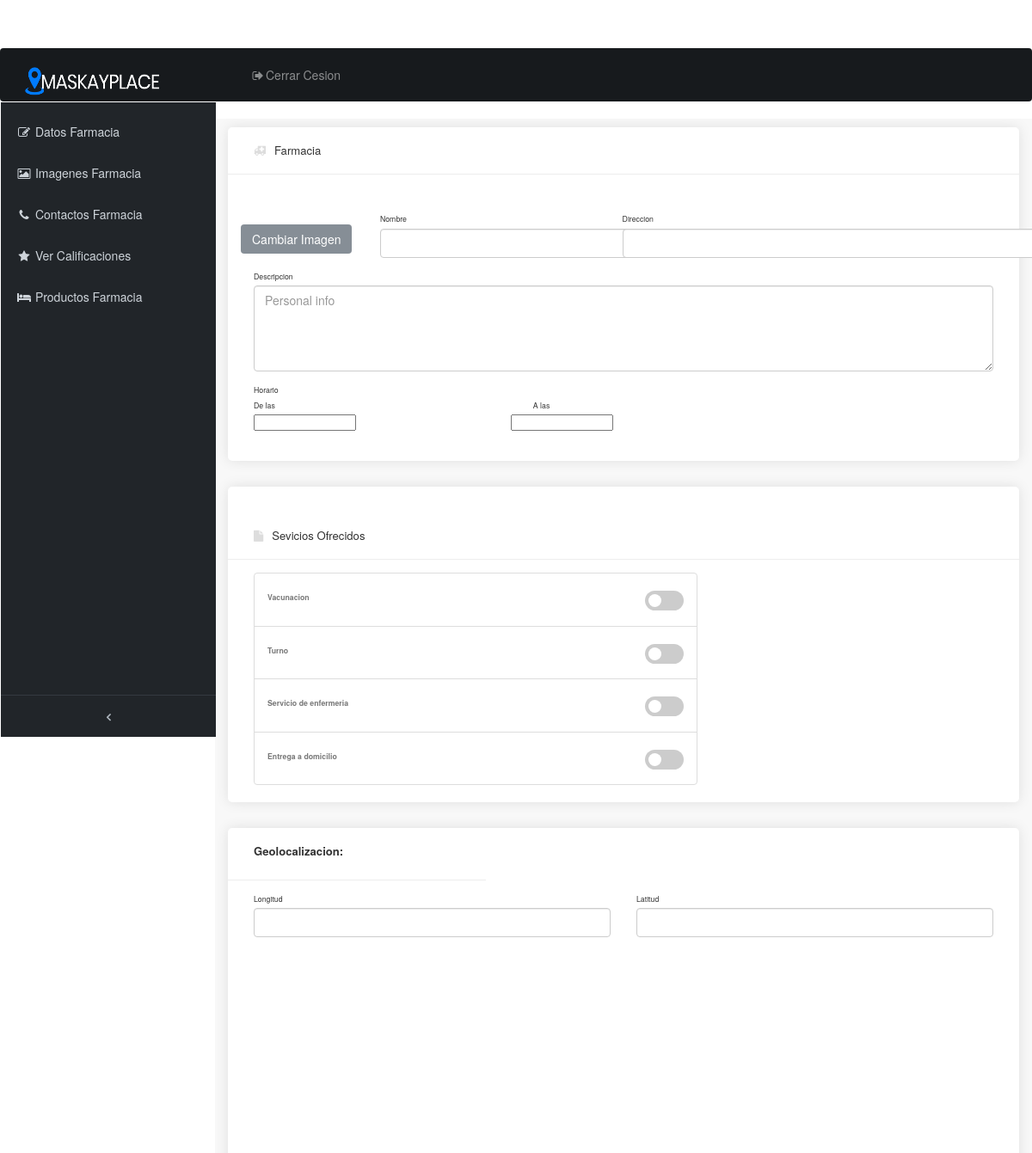
Page /Farmacia.php (upper part) on the earlier database version.
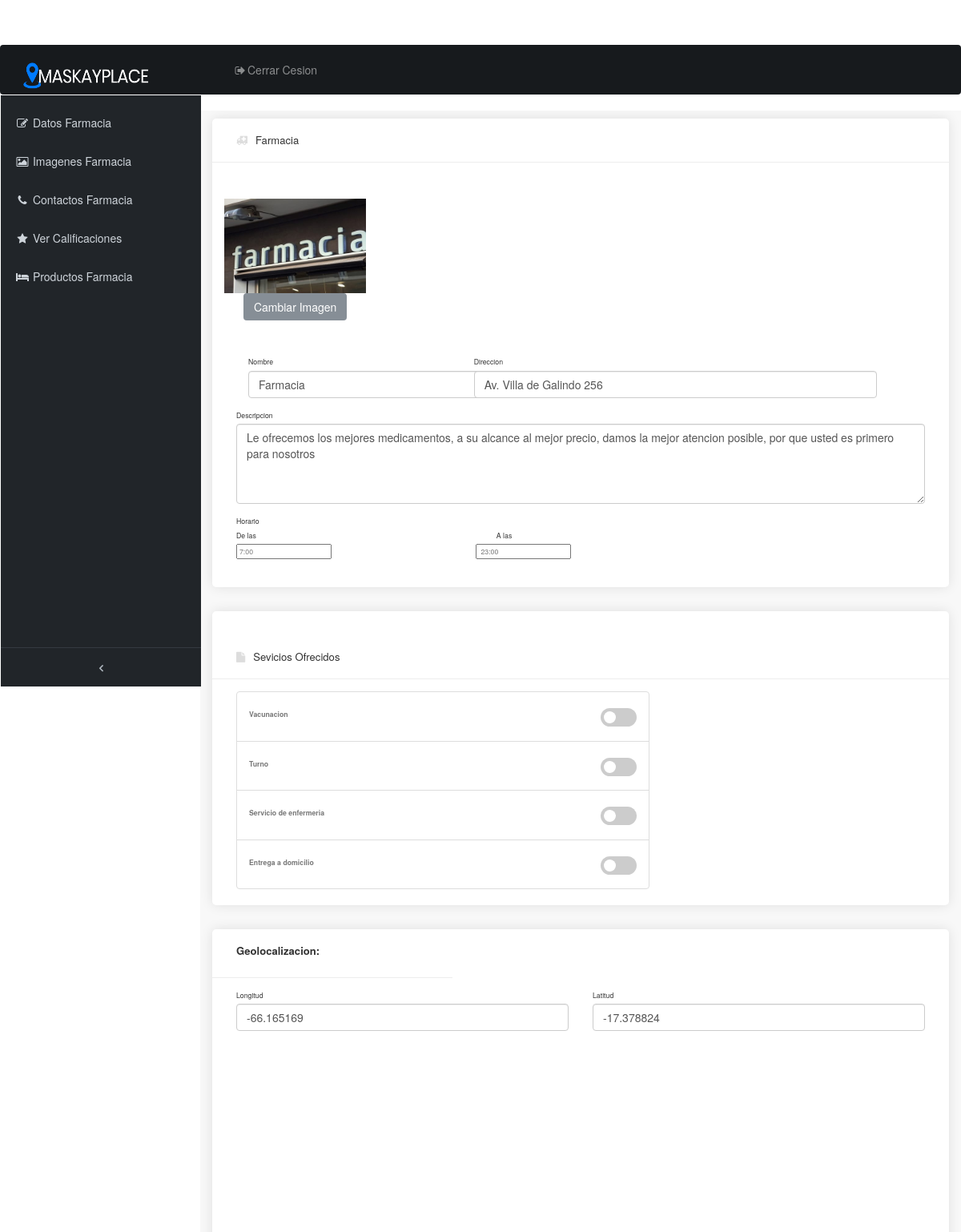
Same page on the later database version.
### tables this page shows
CREATE TABLE `lugar` (
  `id_lugar` int(11) NOT NULL,
  `nombre_lugar` varchar(55) NOT NULL,
  `direccion` varchar(100) NOT NULL,
  `longitud_gps` double NOT NULL,
  `latitud_gps` double NOT NULL,
  `usuario` int(11) NOT NULL,
  `descripcion` text NOT NULL,
  `logo` varchar(55) NOT NULL,
  `activo` tinyint(1) NOT NULL DEFAULT '0',
  `categoria` varchar(15) NOT NULL,
  `revisado` tinyint(1) NOT NULL DEFAULT '0',
  `encargado_rev` int(11) DEFAULT NULL,
  `observaciones` text,
  `estado` varchar(15) DEFAULT NULL
);

### helpers/class.Conexion.php (called while the page is built, shortened)
<?php
class Conexion extends MySqli
{
	public function recorrer($x) {
		return mysqli_fetch_array($x);
	}
}
?>

### Farmacia.php (the view, shortened to what the changed rows need)
<?php
    include('helpers/class.Conexion.php');
    $db = new Conexion();
    $db ->charset();
    $idlugar = $_SESSION["lugar"]["id_lugar"];
    $obtenerlugar = $db->query("SELECT nombre_lugar FROM lugar  WHERE id_lugar = $idlugar");
    if($db->rows($obtenerlugar)>0){
        $reslugar = $db->recorrer($obtenerlugar);
    }
    $obtenerdireccion = $db->query("SELECT direccion FROM lugar WHERE id_lugar = $idlugar");
    if($db->rows($obtenerdireccion) > 0) {
        $resdireccion = $db->recorrer($obtenerdireccion);
    }
    $obtenerdescripcion = $db->query("SELECT descripcion FROM lugar WHERE id_lugar = $idlugar");
    if($db->rows($obtenerdescripcion) > 0) {
        $resdescripcion = $db->recorrer($obtenerdescripcion);
    }
    $obtenerlongitud = $db->query("SELECT longitud_gps FROM lugar WHERE id_lugar = $idlugar ");
    if($db->rows($obtenerlongitud) > 0) {
        $reslongitud = $db->recorrer($obtenerlongitud);
    }
    $obtenerlatitud = $db->query("SELECT latitud_gps FROM lugar  WHERE id_lugar = $idlugar ");
    if($db->rows($obtenerlatitud) > 0) {
        $reslatitud = $db->recorrer($obtenerlatitud);
    }
    $obtenerhoraini = $db->query("SELECT SUBSTRING_INDEX (`horario`,'-',1) as horaini FROM farmacia WHERE lugar = $idlugar");
    if($db->rows($obtenerhoraini) > 0){
        $reshoraini = $db->recorrer($obtenerhoraini);
    }
    $obtenerhorafinal = $db->query("SELECT SUBSTRING_INDEX (`horario`,'-',-1) as horafinal FROM farmacia WHERE lugar = $idlugar");
    if($db->rows($obtenerhorafinal) > 0){
        $reshorafinal = $db->recorrer($obtenerhorafinal);
    }
    $obtenerLugar = $db->query("SELECT * FROM lugar WHERE id_lugar = $idlugar LIMIT 1");
    if($db->rows($obtenerLugar)>0){
        $resLugar = $db->recorrer($obtenerLugar);
    }
?>
<!DOCTYPE html>
<html lang="en">
<head>
    <link rel="stylesheet" href="assets/admin/vendor/bootstrap/css/bootstrap.min.css">
    <link rel="stylesheet" href="assets/admin/css/admin.css">
    <link rel="stylesheet" href="assets/admin/vendor/font-awesome/css/font-awesome.min.css" type="text/css">
    <link rel="stylesheet" href="assets/admin/vendor/datatables/dataTables.bootstrap4.css">
    <link rel="stylesheet" href="assets/admin/vendor/dropzone.css">
    <link rel="stylesheet" href="assets/admin/css/date_picker.css">
    <link rel="stylesheet" href="assets/admin/css/custom.css">
    <link rel="stylesheet" href="assets/admin/js/editor/summernote-bs4.css">
    <link rel="stylesheet" href="assets/admin/vendor/bootstrap/css/bootstrap.css">
    <link rel="stylesheet" href="assets/admin/css/estilo.css">
    <link rel="stylesheet" href="assets/admin/css/timepicki.css">
</head>
<body class="fixed-nav sticky-footer" id="page-top">
    <div class="content-wrapper">
        <div class="container-fluid">
            <div class="box_general padding_bottom">
                <div class="header_box version_2">
                   <h2><i class="fa fa-ambulance"></i>Farmacia</h2>
                </div>
                <div class="row">
                <center>
                <div class="row">
                    <div class="col-md-4" style="padding-top: 30px;">
                    <div class="form-group">
                        <form>
                        <img src="<?=$resLugar["logo"]?>" style="width: 100%;">
                        <button type="button" class="btn btn-secondary" data-toggle="modal" data-target="#ModificarImg">Cambiar Imagen</button>
                        </form>
                    </div>
                </div>
                </center>
                    <div class="col-md-8 add_top_30">
                        <div class="col-md-6">
                            <div class="form-group">
                                <label>Nombre</label>
                                <input type="text" class="form-control" style="width:200%" value="<?=$reslugar["nombre_lugar"]?>">
                            </div>
                        </div>
                        <div class="col-md-6">
                            <div class="form-group">
                            <label>Direccion</label>
                            <input type="text" class="form-control" style="width:200%" value="<?=$resdireccion["direccion"]?>">
                            </div>
                        </div>
                    </div>
                    <div class="col-md-12">
                        <div class="form-group">
                        <label>Descripcion</label>
                        <textarea style="height:100px;" class="form-control" placeholder="Personal info"><?=$resdescripcion["descripcion"]?></textarea>
                        </div>
                    </div>
                    <div class="col-md-12">
                        <div class="form-group">
                            <label>Horario</label><br>
                            <div class="input-group" style="width:800px">
                                <input id="timepicker1" type="text" name="timepicker1" style="margin-right: 180px" value="<?=$reshoraini["horaini"]?>"/>
                                <input id="timepicker2" type="text" name="timepicker2" style="margin-right: 180px" value="<?=$reshorafinal["horafinal"]?>"/>
                            </div>
                        </div>
                    </div>
                </div>
            </div>
             <div class="box_general padding_bottom">
                <div class="row">
                    <div class="col-md-12 add_top_30">
                        <div class="header_box version_2">
                            <h2><i class="fa fa-file"></i>Sevicios Ofrecidos</h2>
                        </div>
                    </div>
                </div>
            </div>
            <div class="box_general padding_bottom">
                <div class="header_box version_2" style="width:300px;">
                    <h2>
                        <label>Geolocalizacion:</label><br>
                    </h2>
                </div>
                <div class="row">
                    <div class="col-md-6">
                        <div class="form-group">
                        <label>Longitud</label>
                        <input type="text" class="form-control" value="<?=$reslongitud["longitud_gps"]?>" id="longitud" required="">
                        </div>
                    </div>
                    <div class="col-md-6">
                        <div class="form-group">
                        <label>Latitud</label>
                        <input type="text" class="form-control" value="<?=$reslatitud["latitud_gps"]?>" id="latitud" required="">
                        </div>
                    </div>
                </div>
            </div>
        </div>
</body>
</html>

Differences in the rows shown:
added lugar: logo (picture), direccion "Av. Villa de Galindo 256", descripcion "Le ofrecemos los mejores medicamentos, a su alcance al mejor precio, damos la mejor atencion posible, por que usted es primero para nosotros", longitud_gps "-66.165169", latitud_gps "-17.378824"
Other differences:
form field value: (not shown) → "Farmacia"
form field timepicker1: (not shown) → "7:00"
form field timepicker2: (not shown) → "23:00"
